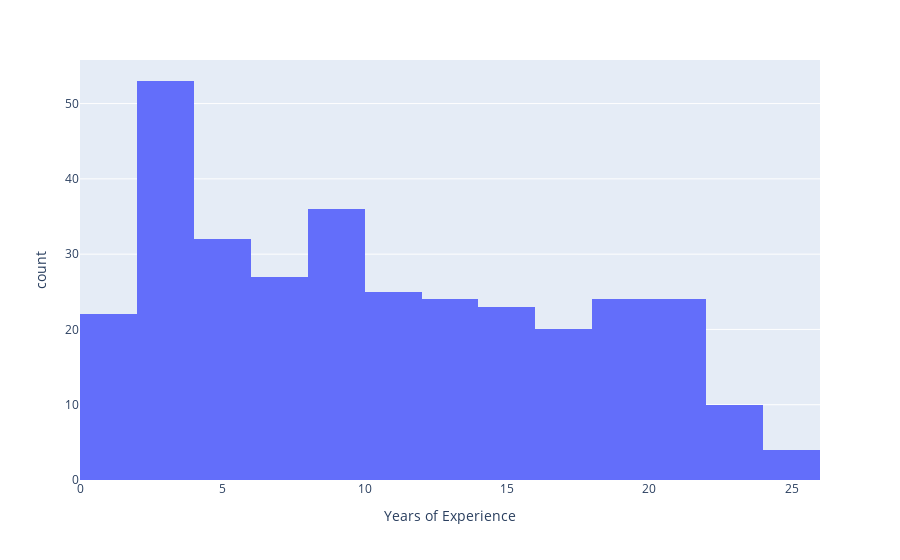

The notebook cell saved with this chart:
### Code cell
years_of_experience_distribution = px.histogram(df, x="Years of Experience")
years_of_experience_distribution.show()

### Figure 1 — Plotly figure (JSON) as saved in the notebook; plotly's stock layout.template omitted (floating-point values rounded to 4 significant figures; data arrays with more than 128 entries replaced by an {"elided": "..."} marker saying what was removed)
{"data": [{"alignmentgroup": "True", "bingroup": "x", "hovertemplate": "Years of Experience=%{x}<br>count=%{y}<extra></extra>", "legendgroup": "", "marker": {"color": "#636efa", "pattern": {"shape": ""}}, "name": "", "offsetgroup": "", "orientation": "v", "showlegend": false, "type": "histogram", "x": {"elided": "324 float values"}, "xaxis": "x", "yaxis": "y"}], "layout": {"barmode": "relative", "legend": {"tracegroupgap": 0}, "margin": {"t": 60}, "xaxis": {"anchor": "y", "domain": [0, 1], "title": {"text": "Years of Experience"}}, "yaxis": {"anchor": "x", "domain": [0, 1], "title": {"text": "count"}}}}
